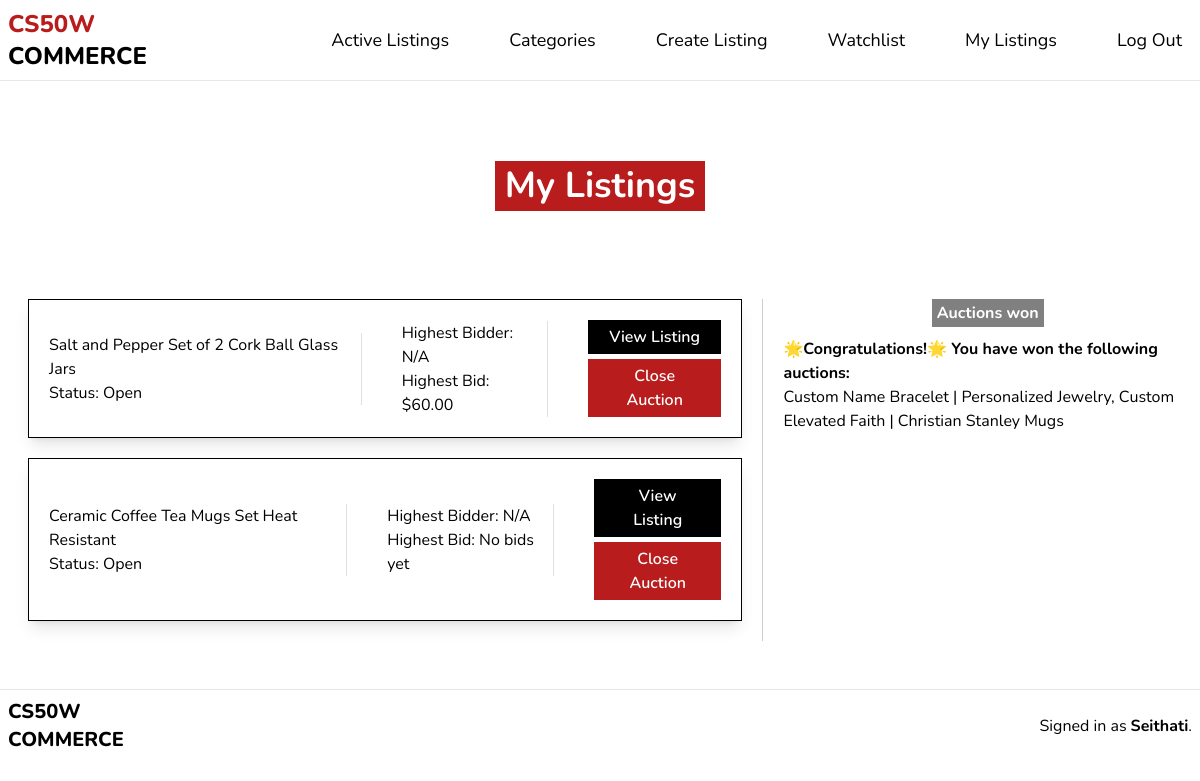
/my-listings/ (signed in), run on the app's committed database.
### auctions/models.py (models this page shows, shortened)
class CreateListing(models.Model):
    CATEGORY_CHOICES = [
        ('No category', 'No category'),
        ('Fashion', 'Fashion'),
        ('Art & Crafts', 'Art & Crafts'),
        ('Electronics', 'Electronics'),
        ('Skincare', 'Skincare'),
        ('Home & Kitchen', 'Home & Kitchen'),
        ('Jewelry & Accessories', 'Jewelry & Accessories'),
    ]
    title = models.CharField(max_length=64, validators=[MinLengthValidator(40)])
    image_url = models.URLField()
    price = models.DecimalField(max_digits=10, decimal_places=2)
    category = models.CharField(max_length=50, choices=CATEGORY_CHOICES, default='No category')
    description = models.CharField(max_length=300, blank=True, default="")
    created_at = models.DateTimeField(auto_now_add=True)
    user = models.ForeignKey(User, on_delete=models.CASCADE)

class MyListing(models.Model):
    user_listing = models.ForeignKey(CreateListing, on_delete=models.CASCADE, related_name="my_listings")
    close_auction = models.BooleanField(default=False)  # To check if the auction is closed
    highest_bidder = models.ForeignKey(User, null=True, blank=True, on_delete=models.SET_NULL)  # Winner of the auction

class User(AbstractUser):
    pass

### auctions/views.py (the view)
# urls.py: path("my-listings/", views.my_listings, name="my-listings"),
def my_listings(request):
    user = request.user
    user_listings = CreateListing.objects.filter(user=user).exclude(my_listings__close_auction=True)
    won_auctions = []
    if user.is_authenticated:
        won_auctions = MyListing.objects.filter(highest_bidder=user, close_auction=True)
    for listing in user_listings:
        highest_bid = listing.list_details.order_by('-bid').first()
        listing.highest_bid = highest_bid.bid if highest_bid else None
        listing.highest_bidder = highest_bid.user if highest_bid else None
    if request.method == 'POST':
        listing_id = request.POST.get('listing_id')
        listing = get_object_or_404(CreateListing, id=listing_id, user=user)
        my_listing, created = MyListing.objects.get_or_create(user_listing=listing)
        my_listing.close_listing()
        return redirect('my-listings')
    return render(request, 'auctions/my_listing.html', {
        'user_listings': user_listings,
        'won_auctions': won_auctions,
    })

### auctions/templates/auctions/my_listing.html (shortened to what this page needs)
{% extends "auctions/layout.html" %}
{% block body %}
<div class="flex justify-center items-center" style=" padding-top: 80px;">
  <p class="highlight bg-red-700 text-4xl font-nun font-bold mb-10 justify-center flex">
    My Listings
  </p>
</div>
<section style="margin-left: 20px;" class="mt-10 p-2 font-nun flex gap-5  justify-between">
  <ul class="">
    {% for listing in user_listings %}
    <li style="margin-bottom: 20px; padding: 20px; border: 1px solid black;"
      class=" shadow-lg flex items-center gap-10">
      <div style=" gap: 5px; border-right: 1px solid rgba(0, 0, 0, 0.122); padding-right: 10px;">
        <h3>{{ listing.title }}</h3>
        <p>Status: {% if listing.close_auction %}Closed{% else %}Open{% endif %}</p>
      </div>
      <div style=" border-right: 1px solid rgba(0, 0, 0, 0.122); padding-right: 10px;">
        <p>Highest Bidder: {% if listing.highest_bidder %}{{ listing.highest_bidder.username }}{% else %}N/A{% endif %}
        </p>
        <p>Highest Bid: {% if listing.highest_bid %}${{ listing.highest_bid }}{% else %}No bids yet{% endif %}</p>
      </div>
      <div style="gap: 5px ;" class=" flex flex-col">
        <button style=" background-color: black;">
          <a href="{% url 'listing' listing.id %}">View Listing</a>
        </button>
        {% if not listing.close_auction %}
        <form action="{% url 'my-listings' %}" method="post">
          <button type="submit">Close Auction</button>
        </form>
        {% endif %}
      </div>
    </li>
    {% endfor %}
  </ul>
  <div style=" padding-left: 20px; border-left: 1px solid #ccc;" class="2">
    <div class="flex justify-center items-center">
      <p class="  font-nun font-bold justify-center flex"
        style="background-color: gray; color: white;padding: 2px 5px; margin-bottom: 10px;">
        Auctions won
      </p>
    </div>
    {% if won_auctions %}
    <div class=" flex justify-center flex-col" role="alert">
      <div>
        <p class="font-nun font-bold">🌟Congratulations!🌟 You have won the following auctions:</p>
        <ul class="list-disc ml-5">
          {% for auction in won_auctions %}
          <li>{{ auction.user_listing.title }}</li>
          {% endfor %}
        </ul>
      </div>
      {% else %}
      <p class="font-bold">Sorry, You haven't won any auctions yet</p>
    </div>
    {% endif %}
  </div>
</section>
<hr class="mt-10">
<footer class="font-nun flex flex-row justify-between items-center p-2">
  <div class="flex flex-col font-nun font-extrabold text-xl">
    <p class="CS50W">CS50W</p>
    <p>COMMERCE</p>
  </div>
  <div class="flex flex-row justify-between">
    {% if user.is_authenticated %}
    Signed in as <strong class="ml-1">{{ user.username }}</strong>.
    {% endif %}
  </div>
</footer>
{% endblock %}

### auctions/static/css/main.css (style rules this page uses)
html, :host { line-height: 1.5; -webkit-text-size-adjust: 100%; -moz-tab-size: 4; -o-tab-size: 4; tab-size: 4; font-family: ui-sans-serif, system-ui, sans-serif, "Apple Color Emoji", "Segoe UI Emoji", "Segoe UI Symbol", "Noto Color Emoji"; font-feature-settings: normal; font-variation-settings: normal; -webkit-tap-highlight-color: transparent; }
body { margin: 0; line-height: inherit; }
hr { height: 0; color: inherit; border-top-width: 1px; }
h1, h2, h3, h4, h5, h6 { font-size: inherit; font-weight: inherit; }
a { color: inherit; text-decoration: inherit; }
b, strong { font-weight: bolder; }
button, input, optgroup, select, textarea { font-family: inherit; font-feature-settings: inherit; font-variation-settings: inherit; font-size: 100%; font-weight: inherit; line-height: inherit; letter-spacing: inherit; color: inherit; margin: 0; padding: 0; }
button, select { text-transform: none; }
button, input:where([type='button']), input:where([type='reset']), input:where([type='submit']) { -webkit-appearance: button; background-color: transparent; background-image: none; }
blockquote, dl, dd, h1, h2, h3, h4, h5, h6, hr, figure, p, pre { margin: 0; }
ol, ul, menu { list-style: none; margin: 0; padding: 0; }
button, [role="button"] { cursor: pointer; }
.ml-1 { margin-left: 0.25rem; }
.mb-10 { margin-bottom: 2.5rem; }
.mt-10 { margin-top: 2.5rem; }
.flex { display: flex; }
.flex-row { flex-direction: row; }
.flex-col { flex-direction: column; }
.items-center { align-items: center; }
.justify-center { justify-content: center; }
.justify-between { justify-content: space-between; }
.gap-10 { gap: 2.5rem; }
.gap-5 { gap: 1.25rem; }
.bg-red-700 { --tw-bg-opacity: 1; background-color: rgb(185 28 28 / var(--tw-bg-opacity)); }
.p-2 { padding: 0.5rem; }
.font-nun { font-family: Nunito, sans-serif; }
.text-4xl { font-size: 2.25rem; line-height: 2.5rem; }
.text-xl { font-size: 1.25rem; line-height: 1.75rem; }
.font-bold { font-weight: 700; }
.font-extrabold { font-weight: 800; }
.shadow-lg { --tw-shadow: 0 10px 15px -3px rgb(0 0 0 / 0.1), 0 4px 6px -4px rgb(0 0 0 / 0.1); --tw-shadow-colored: 0 10px 15px -3px var(--tw-shadow-color), 0 4px 6px -4px var(--tw-shadow-color); box-shadow: var(--tw-ring-offset-shadow, 0 0 #0000), var(--tw-ring-shadow, 0 0 #0000), var(--tw-shadow); }
li { text-decoration: none; }
.highlight { padding: 5px 10px; color: white; }
button { padding: 5px 20px; color: white; background-color: #b91c1c; font-weight: 600; }

### data on the page
CreateListing: title "Salt and Pepper Set of 2 Cork Ball Glass Jars", shows "N/A", highest_bid "60.00"
CreateListing: title "Ceramic Coffee Tea Mugs Set Heat Resistant", shows "N/A", shows "No bids yet"
MyListing: user_listing "Custom Name Bracelet | Personalized Jewelry, Custom"
MyListing: user_listing "Elevated Faith | Christian Stanley Mugs"
User: username "Seithati"
